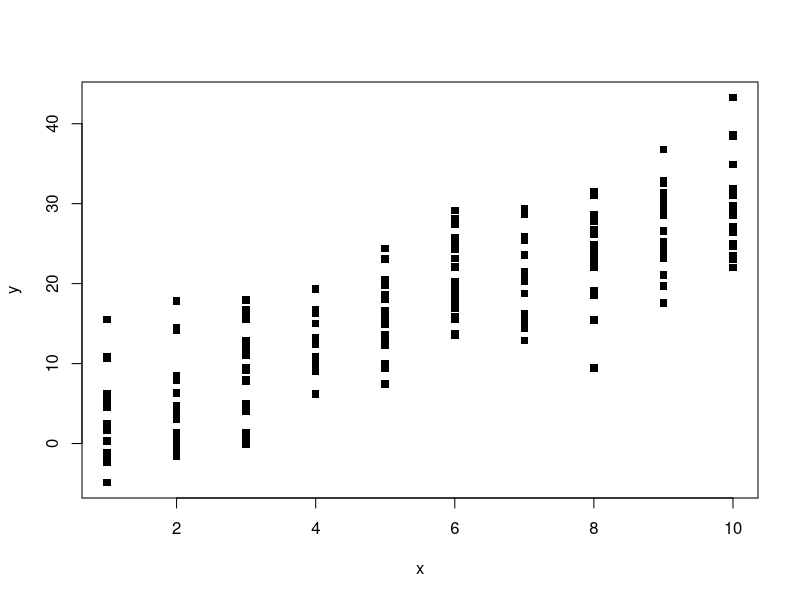
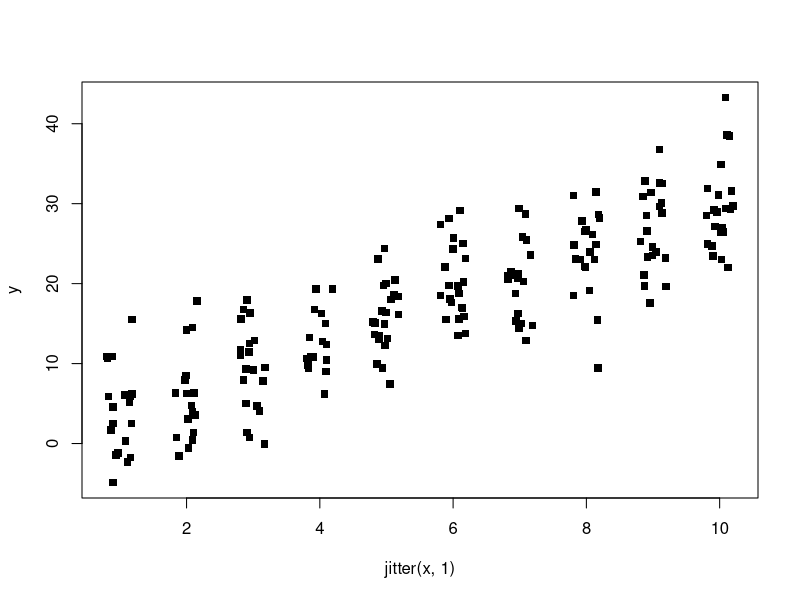
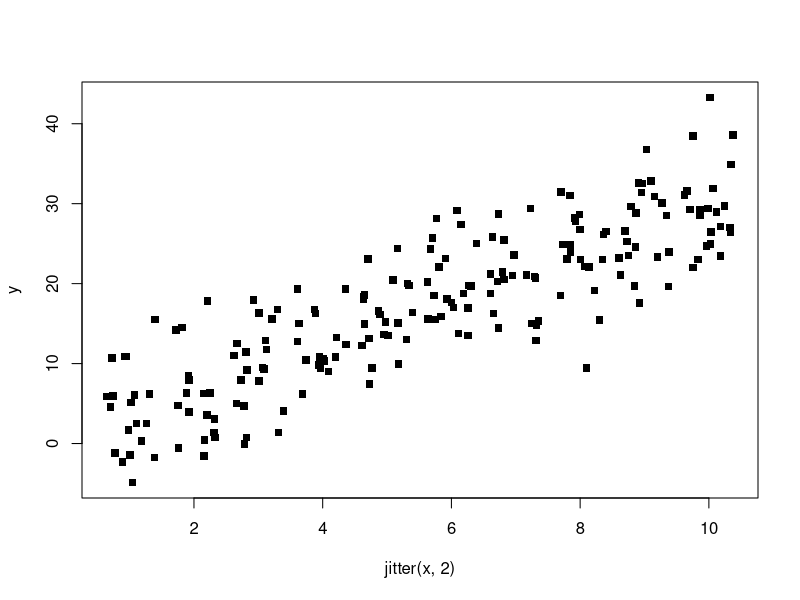
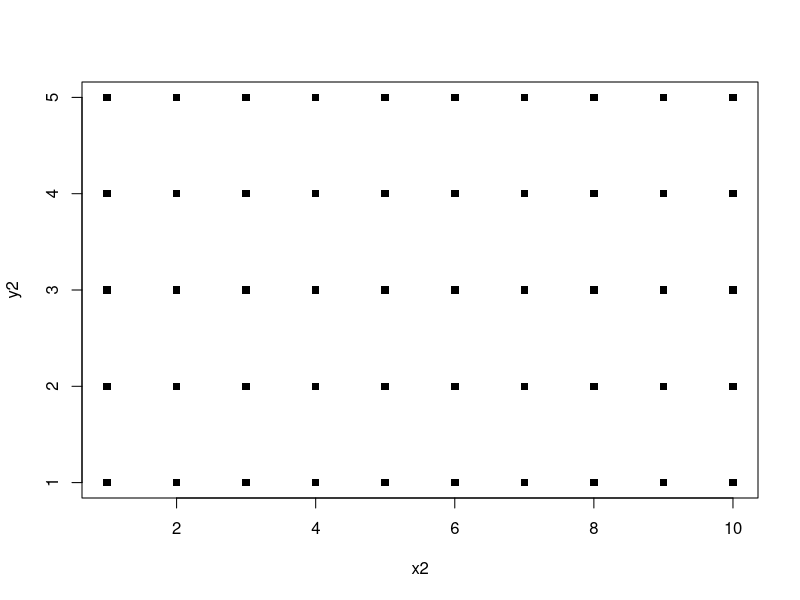
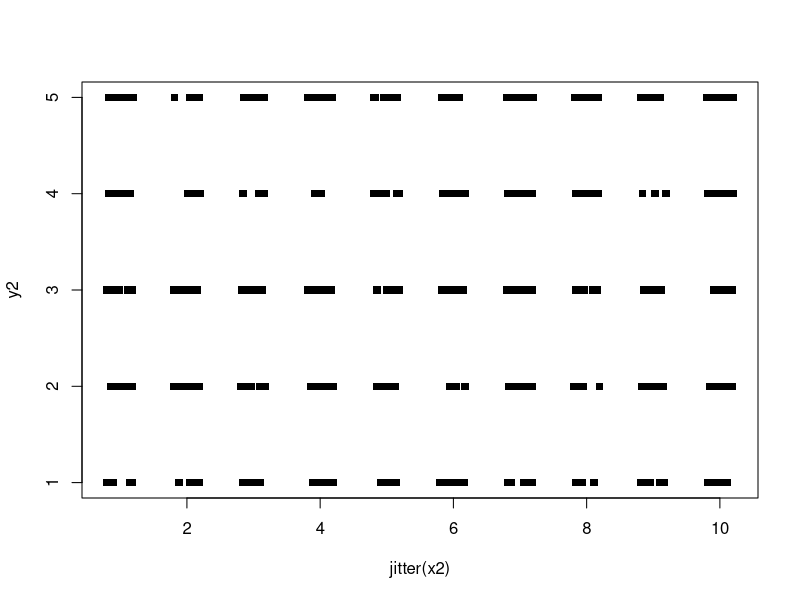
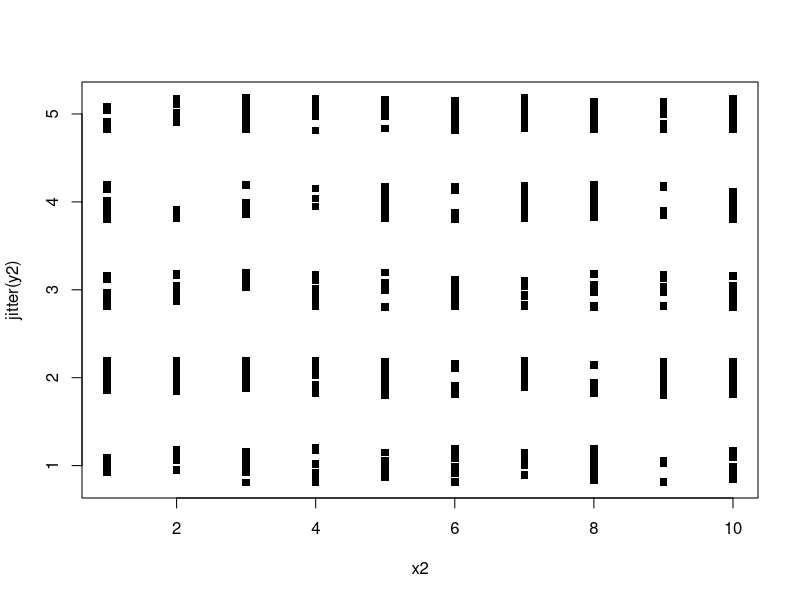
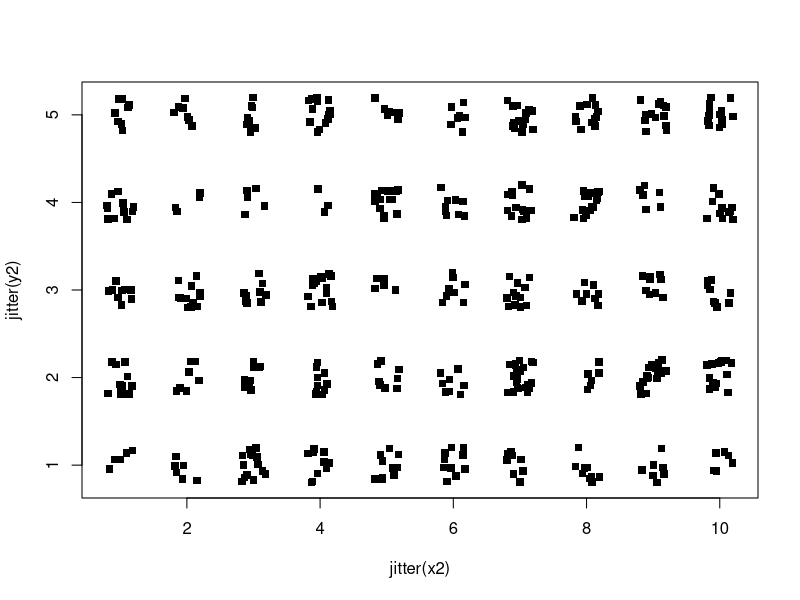
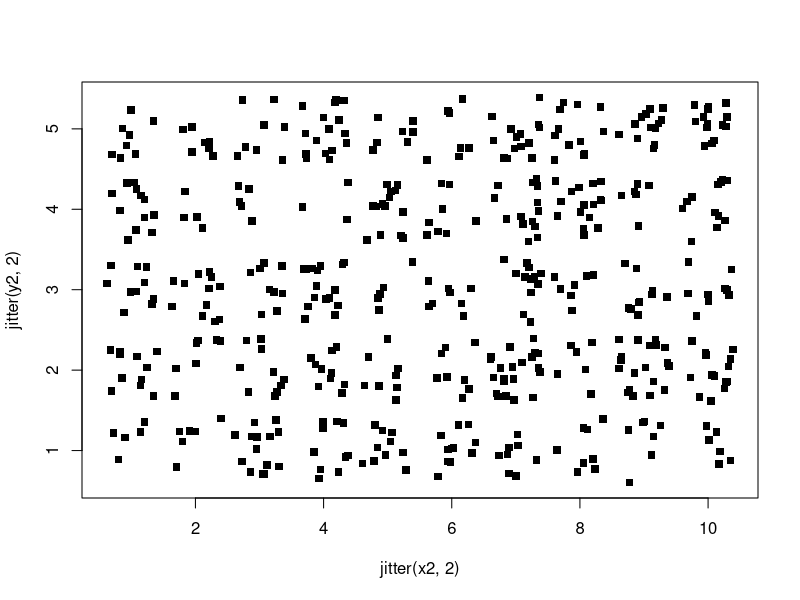

Write R code to recreate these figures, in order.
#' # Scatterplot Jittering #
#'
#' Scatterplots are one of the best ways to understand a bivariate relationship. They neatly show the form of the relationship between `x` and `y`. But they are really only effective when both variables are continuous. When one of the variables in discrete, boxplots, conditional density plots, and other visualization techniques often do a better job communicating relationships.
#' But sometimes we have discrete data that is almost continuous (e.g., years of formal education). These kinds of variables might be nearly continuous and have approximately linear relationships with other variables. Summarizing an continuous outcome (e.g., income) using a boxplot at every level of education can be pretty tedious and indeed is a difficult graph to read. In these situations, we might want to rely on a scatterplot, but we need to preprocess the data in order to clearly visualize it.
#'
#' Let's start with some example data (where the predictor variable is discrete and the outcome is continuous), look at the problems with plotting these kinds of data using R's defaults, and then look at the `jitter` function to draw a better scatterplot.
set.seed(1)
x <- sample(1:10, 200, TRUE)
y <- 3*x + rnorm(200,0,5)
#'
#' Here's what a standard scatterplot of these data looks like:
plot(y~x, pch=15)
#' Because the independent variable is only observed at a few levels, it can be difficult to get a sense of the "cloud" of points. We can use `jitter` to add a little random noise to the data in order to see the cloud more clearly:
plot(y~jitter(x,1), pch=15)
#' We can add even more random noise to see an even more "cloud"-like representation:
plot(y~jitter(x,2), pch=15)
#'
#' If both our independent and dependent variables are discrete, the value of `jitter` is even greater. Let's look at some data like this:
x2 <- sample(1:10, 500, TRUE)
y2 <- sample(1:5, 500, TRUE)
plot(y2~x2, pch=15)
#' Here the data simply look like a grid of points. It is impossible to infer the density of the data anywhere in the plot. `jitter` will be quite useful.
#' Let's start by applying `jitter` just to the `x2` variable (as we did above):
plot(y2 ~ jitter(x2), pch=15)
#' Here we start to see teh data a little more clearly. Let's try it just on the outcome:
plot(jitter(y2) ~ x2, pch=15)
#' That's a similar level of improvement, but let's use `jitter` on both the outcome and predictor to get a much more cloud-like effect:
plot(jitter(y2) ~ jitter(x2), pch=15)
#' Adding even more noise will make an even fuller cloud:
plot(jitter(y2,2) ~ jitter(x2,2), pch=15)
#' We now clearly see that our data are evenly dense across the entire matrix. Of course, adding this kind of noise probably isn't appropriate for analyzing data, but we could, e.g., run a regression model on the original data then when we plot the results use the jitter inputs in order to more clearly convey the underlying descriptive relationship.
#'